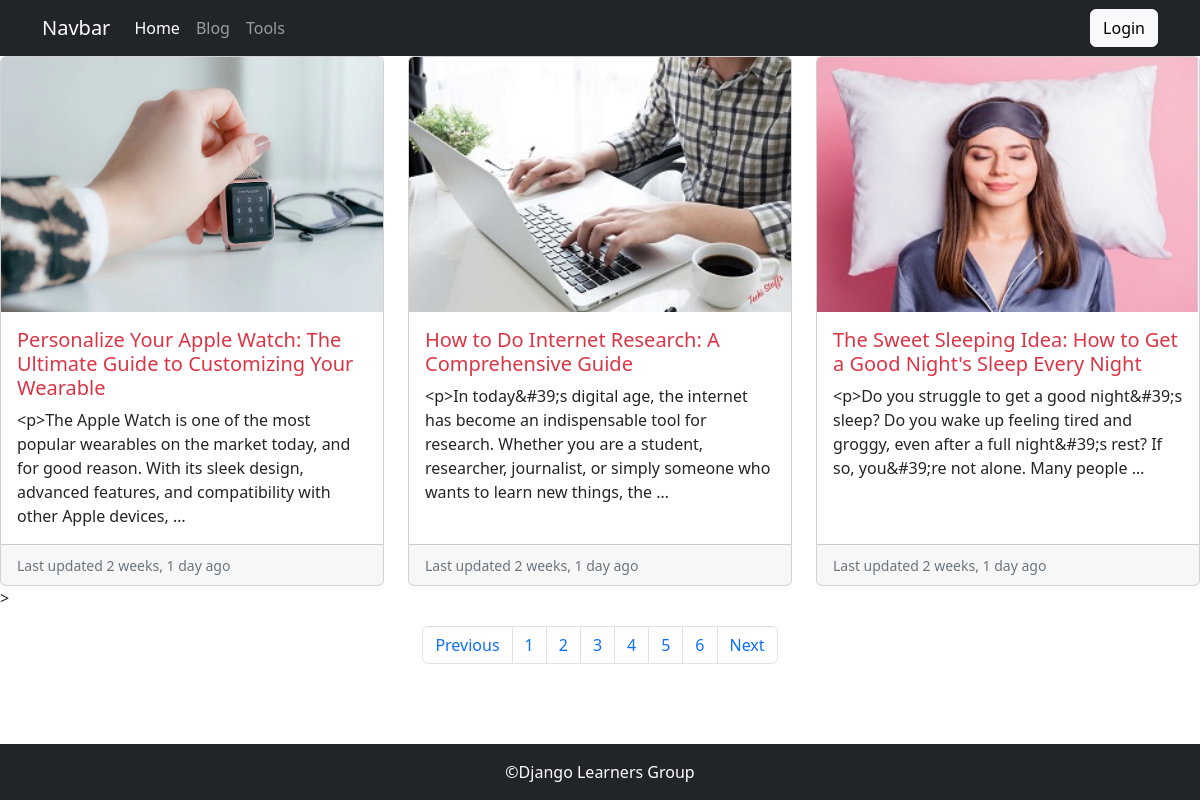
Page /blog/?page=3 on the committed database.
### blog/models.py (models this page shows, shortened)
class BlogPost(models.Model):
    STATUS=[
        ('draft','Draft'),
        ('published','Published')
    ]
    title = models.CharField(max_length=200)
    featured = models.ImageField(upload_to='blogs/', blank=True, null=True)
    slug=models.SlugField(unique=True, blank=True,null=True)
    content = RichTextField(blank=True,null=True)
    created = models.DateTimeField(auto_now_add=True)
    update = models.DateField(auto_now=True)
    category = models.ForeignKey(Category, on_delete=models.CASCADE)
    status=models.CharField(max_length=10, choices= STATUS, default='draft')
    meta_title=models.CharField(max_length=200, blank=True, null=True)
    meta_description=models.TextField(blank=True, null=True)
    class Meta:
        verbose_name_plural= 'All Posts'

### blog/views.py (the view)
# urls.py: path('blog/', views.Blog, name='blog'),
def Blog(request):
    queryset = BlogPost.objects.filter(status='published').order_by('-created')
    per_page = 3
    paginator = Paginator(queryset,per_page)
    page_number = request.GET.get('page')
    posts = paginator.get_page(page_number)
    template_name='Blog/blog.html'
    context={'posts':posts}
    return render(request, template_name, context)

### templates/Blog/blog.html (shortened to what this page needs)
{% extends 'base.html' %}
{% block content %}
<div class="row row-cols-1 row-cols-md-3 g-4">
    {% for post in posts %}
    <div class="col">
      <div class="card h-100">
        <img src="{{post.featured.url}}" class="card-img-top" alt="...">
        <div class="card-body">
          <h5 class="card-title"><a href="{%url 'single_post' post.slug %}"class="text-decoration-none text-danger"> {{post.title}}</a></h5>
          <p class="card-text">{{post.content|truncatewords:30}}</p>
        </div>
        <div class="card-footer">
          <small class="text-muted">Last updated {{post.update|timesince}} ago</small>
        </div>
      </div>
    </div>
    {%endfor%}
  </div>
  >
  <nav aria-label="Page navigation example" class="my-3">
    <ul class="pagination justify-content-center">
        {% if posts.has_previous %}
      <li class="page-item">
        <a class="page-link" href="?page=previous={{posts.previous_page_number}}" tabindex="-1">Previous</a>
      </li>
      {%else%}
      <li class="page-item disabled">
        <a class="page-link">Previous</a>
      </li>
      {%endif%}
      {% for i in posts.paginator.page_range %}
      {% if posts.number == 1 %}
      <li class="page-item active"><a class="page-link" href="?page={{i}}">{{i}}</a></li>
      {%else%}
      <li class="page-item"><a class="page-link" href="?page={{i}}">{{i}}</a></li>
      {% endif %}
      {% endfor %}
      {% if posts.has_next %}
      <li class="page-item">
        <a class="page-link" href="?page={{posts.next_page_number}}">Next</a></li>
      {%else%}
      <li class="page-item disabled">
        <a class="page-link">Next</a>
      </li>
      {%endif%}
    </ul>
  </nav>
{% endblock content %}

### rows in the picture
BlogPost: featured (picture), title "Personalize Your Apple Watch: The Ultimate Guide to Customizing Your Wearable", content "<p>The Apple Watch is one of the most popular wearables on the market today, and for good reason. With its sleek design, advanced features, and compatibility with other Apple devices, …", update "2 weeks, 1 day"
BlogPost: featured (picture), title "How to Do Internet Research: A Comprehensive Guide", content "<p>In today&#39;s digital age, the internet has become an indispensable tool for research. Whether you are a student, researcher, journalist, or simply someone who wants to learn new things, the …", update "2 weeks, 1 day"
BlogPost: featured (picture), title "The Sweet Sleeping Idea: How to Get a Good Night's Sleep Every Night", content "<p>Do you struggle to get a good night&#39;s sleep? Do you wake up feeling tired and groggy, even after a full night&#39;s rest? If so, you&#39;re not alone. Many people …", update "2 weeks, 1 day"

### other values in the picture
{{ i }} "1" "2" "3" "4" "5" "6"
